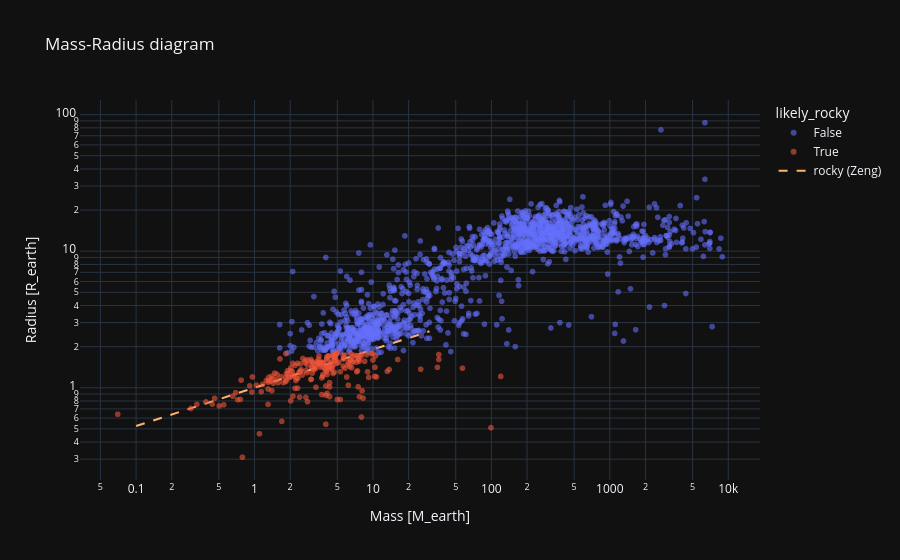

This figure's notebook cell:
### Code cell
# Mass-radius with composition lines
import numpy as np, plotly.graph_objects as go
sub = df[df.pl_bmasse.notna() & df.pl_rade.notna()]
fig = px.scatter(sub, x='pl_bmasse', y='pl_rade', color='likely_rocky',
                 log_x=True, log_y=True, hover_name='pl_name',
                 title='Mass-Radius diagram', labels={'pl_bmasse':'Mass [M_earth]', 'pl_rade':'Radius [R_earth]'},
                 template='plotly_dark', opacity=0.6)
# Rocky line
m = np.linspace(0.1, 30, 100)
fig.add_trace(go.Scatter(x=m, y=m**0.28, mode='lines', name='rocky (Zeng)',
                         line=dict(color='#ffb26b', dash='dash')))
fig.show()

### Figure 1 — Plotly figure (JSON) as saved in the notebook; plotly's stock layout.template omitted (floating-point values rounded to 4 significant figures; data arrays with more than 128 entries replaced by an {"elided": "..."} marker saying what was removed)
{"data": [{"hovertemplate": "<b>%{hovertext}</b><br><br>likely_rocky=False<br>Mass [M_earth]=%{x}<br>Radius [R_earth]=%{y}<extra></extra>", "hovertext": {"elided": "1370 str values"}, "legendgroup": "False", "marker": {"color": "#636efa", "opacity": 0.6, "symbol": "circle"}, "mode": "markers", "name": "False", "showlegend": true, "type": "scattergl", "x": {"elided": "1370 float values"}, "xaxis": "x", "y": {"elided": "1370 float values"}, "yaxis": "y"}, {"hovertemplate": "<b>%{hovertext}</b><br><br>likely_rocky=True<br>Mass [M_earth]=%{x}<br>Radius [R_earth]=%{y}<extra></extra>", "hovertext": {"elided": "209 str values"}, "legendgroup": "True", "marker": {"color": "#EF553B", "opacity": 0.6, "symbol": "circle"}, "mode": "markers", "name": "True", "showlegend": true, "type": "scattergl", "x": {"elided": "209 float values"}, "xaxis": "x", "y": {"elided": "209 float values"}, "yaxis": "y"}, {"line": {"color": "#ffb26b", "dash": "dash"}, "mode": "lines", "name": "rocky (Zeng)", "type": "scatter", "x": [0.1, 0.402, 0.704, 1.006, 1.308, 1.61, 1.912, 2.214, 2.516, 2.818, 3.12, 3.422, 3.724, 4.026, 4.328, 4.63, 4.932, 5.234, 5.536, 5.838, 6.14, 6.442, 6.744, 7.046, 7.348, 7.651, 7.953, 8.255, 8.557, 8.859, 9.161, 9.463, 9.765, 10.07, 10.37, 10.67, 10.97, 11.27, 11.58, 11.88, 12.18, 12.48, 12.78, 13.09, 13.39, 13.69, 13.99, 14.29, 14.6, 14.9, 15.2, 15.5, 15.81, 16.11, 16.41, 16.71, 17.01, 17.32, 17.62, 17.92, 18.22, 18.52, 18.83, 19.13, 19.43, 19.73, 20.03, 20.34, 20.64, 20.94, 21.24, 21.54, 21.85, 22.15, 22.45, 22.75, 23.05, 23.36, 23.66, 23.96, 24.26, 24.56, 24.87, 25.17, 25.47, 25.77, 26.07, 26.38, 26.68, 26.98, 27.28, 27.58, 27.89, 28.19, 28.49, 28.79, 29.09, 29.4, 29.7, 30.0], "y": [0.5248, 0.7748, 0.9064, 1.002, 1.078, 1.143, 1.199, 1.249, 1.295, 1.337, 1.375, 1.411, 1.445, 1.477, 1.507, 1.536, 1.563, 1.59, 1.615, 1.639, 1.662, 1.685, 1.706, 1.728, 1.748, 1.768, 1.787, 1.806, 1.824, 1.842, 1.859, 1.876, 1.893, 1.909, 1.925, 1.94, 1.956, 1.971, 1.985, 2.0, 2.014, 2.028, 2.041, 2.055, 2.068, 2.081, 2.093, 2.106, 2.118, 2.131, 2.143, 2.154, 2.166, 2.178, 2.189, 2.2, 2.211, 2.222, 2.233, 2.244, 2.254, 2.264, 2.275, 2.285, 2.295, 2.305, 2.315, 2.324, 2.334, 2.344, 2.353, 2.362, 2.371, 2.381, 2.39, 2.399, 2.408, 2.416, 2.425, 2.434, 2.442, 2.451, 2.459, 2.467, 2.476, 2.484, 2.492, 2.5, 2.508, 2.516, 2.524, 2.532, 2.539, 2.547, 2.555, 2.562, 2.57, 2.577, 2.584, 2.592]}], "layout": {"legend": {"title": {"text": "likely_rocky"}, "tracegroupgap": 0}, "title": {"text": "Mass-Radius diagram"}, "xaxis": {"anchor": "y", "domain": [0.0, 1.0], "title": {"text": "Mass [M_earth]"}, "type": "log"}, "yaxis": {"anchor": "x", "domain": [0.0, 1.0], "title": {"text": "Radius [R_earth]"}, "type": "log"}}}
